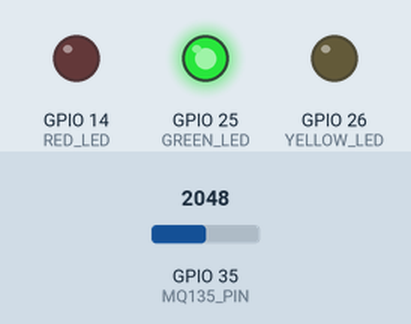
Recording of a sketch running on a simulated ESP32. Parts: output pins drawn as LEDs (lit = HIGH). Inputs (shaded band) come from the test bench; at power-on: GPIO 35 (MQ135_PIN) = 2048. What the sketch prints to the serial monitor is not drawn.

Above: at 1.8 s.
1.9 s: GPIO 35 (MQ135_PIN) set to 3186
3.4 s: GPIO 35 (MQ135_PIN) set to 3295
At 4.5 s:
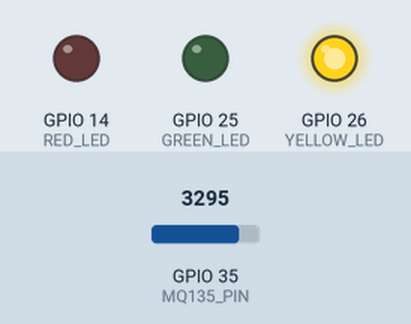
5.5 s: GPIO 35 (MQ135_PIN) set to 3603
At 7.2 s:
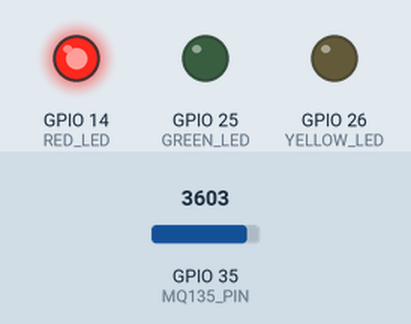
7.5 s: GPIO 35 (MQ135_PIN) set to 3260
At 8.8 s:
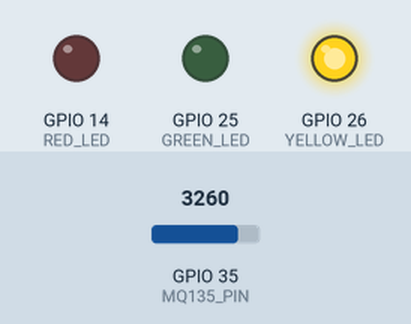
9.5 s: GPIO 35 (MQ135_PIN) set to 3340
At 10.4 s:
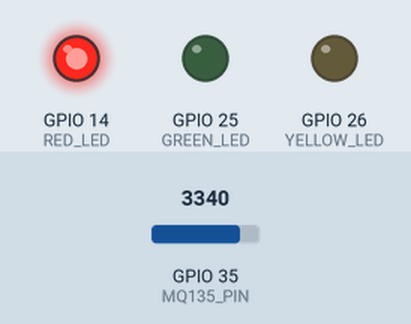
Timing chart, 0 to 12.5 s (numbered marks = the images above; inputs shaded):
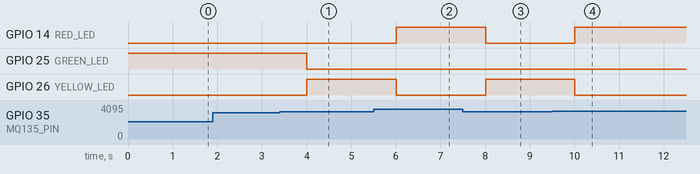

Measured:
- the behaviour switches between 3249 and 3250 on GPIO 35 (MQ135_PIN) (found by bisection; images 0 and 1)
- after the input at 1.9 s, every drawn part: stays the same
- after the input at 3.4 s, GPIO 25 (GREEN_LED): HIGH → LOW after 0.61 s; GPIO 26 (YELLOW_LED): LOW → HIGH after 0.61 s
- after the input at 5.5 s, GPIO 14 (RED_LED): LOW → HIGH after 0.51 s; GPIO 26 (YELLOW_LED): HIGH → LOW after 0.51 s
- after the input at 7.5 s, GPIO 14 (RED_LED): HIGH → LOW after 0.51 s; GPIO 26 (YELLOW_LED): LOW → HIGH after 0.51 s
- after the input at 9.5 s, GPIO 14 (RED_LED): LOW → HIGH after 0.51 s; GPIO 26 (YELLOW_LED): HIGH → LOW after 0.51 s

The sketch:

MQ135_Air_Quality_Sensor.ino
```cpp
#define MQ135_PIN 35    // Analog input pin for MQ135 Air Quality sensor
#define GREEN_LED 25    // Green LED (Good Air Quality)
#define YELLOW_LED 26   // Yellow LED (Moderate Air Quality)
#define RED_LED 14      // Red LED (Poor Air Quality)

void setup() {
  Serial.begin(115200);
  pinMode(MQ135_PIN, INPUT);
  pinMode(GREEN_LED, OUTPUT);
  pinMode(YELLOW_LED, OUTPUT);
  pinMode(RED_LED, OUTPUT);

  // Ensure LEDs start in the correct state
  digitalWrite(GREEN_LED, HIGH);   // Green LED ON at start (Good Air)
  digitalWrite(YELLOW_LED, LOW);   // Yellow LED OFF at start
  digitalWrite(RED_LED, LOW);      // Red LED OFF at start

  Serial.println("MQ-135 Air Quality Sensor Test");
}

void loop() {
  int rawValue = analogRead(MQ135_PIN);  // Read raw ADC value
  float voltage = rawValue * (3.3 / 4095.0);  // Convert ADC value to voltage

  Serial.print("Raw ADC Value: ");
  Serial.print(rawValue);
  Serial.print(" | Voltage: ");
  Serial.print(voltage);
  Serial.println("V");

  if (rawValue < 3250) {  // Good Air Quality
    Serial.println("🟢 Good Air Quality ✅");
    digitalWrite(GREEN_LED, HIGH);  // Green LED ON
    digitalWrite(YELLOW_LED, LOW);  // Yellow LED OFF
    digitalWrite(RED_LED, LOW);     // Red LED OFF
  }
  else if (rawValue >= 3250 && rawValue < 3300) {  // Moderate Air Quality
    Serial.println("🟡 Moderate Air Quality ⚠️");
    digitalWrite(GREEN_LED, LOW);   // Green LED OFF
    digitalWrite(YELLOW_LED, HIGH); // Yellow LED ON
    digitalWrite(RED_LED, LOW);     // Red LED OFF
  }
  else {  // Poor Air Quality
    Serial.println("🔴 POOR AIR QUALITY DETECTED! 🚨");
    digitalWrite(GREEN_LED, LOW);   // Green LED OFF
    digitalWrite(YELLOW_LED, LOW);  // Yellow LED OFF
    digitalWrite(RED_LED, HIGH);    // Red LED ON
  }

  delay(1000);  // Wait before next reading
}
```
